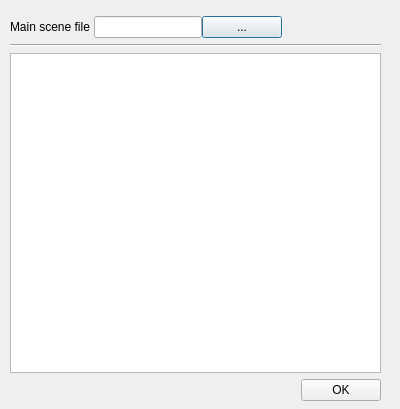
<?xml version="1.0" encoding="UTF-8"?>
<ui version="4.0">
 <class>AddTaskResourcesDialog</class>
 <widget class="QDialog" name="AddTaskResourcesDialog">
  <property name="windowModality">
   <enum>Qt::WindowModal</enum>
  </property>
  <property name="geometry">
   <rect>
    <x>0</x>
    <y>0</y>
    <width>400</width>
    <height>409</height>
   </rect>
  </property>
  <property name="windowTitle">
   <string>Add Task Resources</string>
  </property>
  <widget class="QWidget" name="verticalLayoutWidget">
   <property name="geometry">
    <rect>
     <x>10</x>
     <y>10</y>
     <width>371</width>
     <height>391</height>
    </rect>
   </property>
   <layout class="QVBoxLayout" name="verticalLayout">
    <property name="spacing">
     <number>6</number>
    </property>
    <item>
     <layout class="QHBoxLayout" name="horizontalLayout">
      <property name="spacing">
       <number>0</number>
      </property>
      <property name="topMargin">
       <number>6</number>
      </property>
      <item>
       <widget class="QLabel" name="label">
        <property name="text">
         <string>Main scene file </string>
        </property>
       </widget>
      </item>
      <item>
       <widget class="QLineEdit" name="mainSceneButtonLabel"/>
      </item>
      <item>
       <widget class="QPushButton" name="chooseMainSceneFileButton">
        <property name="sizePolicy">
         <sizepolicy hsizetype="Fixed" vsizetype="Fixed">
          <horstretch>0</horstretch>
          <verstretch>0</verstretch>
         </sizepolicy>
        </property>
        <property name="minimumSize">
         <size>
          <width>0</width>
          <height>0</height>
         </size>
        </property>
        <property name="text">
         <string>...</string>
        </property>
       </widget>
      </item>
      <item>
       <spacer name="horizontalSpacer_3">
        <property name="orientation">
         <enum>Qt::Horizontal</enum>
        </property>
        <property name="sizeHint" stdset="0">
         <size>
          <width>40</width>
          <height>20</height>
         </size>
        </property>
       </spacer>
      </item>
     </layout>
    </item>
    <item>
     <widget class="Line" name="line">
      <property name="orientation">
       <enum>Qt::Horizontal</enum>
      </property>
     </widget>
    </item>
    <item>
     <widget class="QTreeView" name="folderTreeView"/>
    </item>
    <item>
     <layout class="QHBoxLayout" name="horizontalLayout_2">
      <item>
       <spacer name="horizontalSpacer">
        <property name="orientation">
         <enum>Qt::Horizontal</enum>
        </property>
        <property name="sizeHint" stdset="0">
         <size>
          <width>40</width>
          <height>20</height>
         </size>
        </property>
       </spacer>
      </item>
      <item>
       <widget class="QPushButton" name="okButton">
        <property name="text">
         <string>OK</string>
        </property>
       </widget>
      </item>
     </layout>
    </item>
   </layout>
  </widget>
 </widget>
 <resources/>
 <connections/>
</ui>
